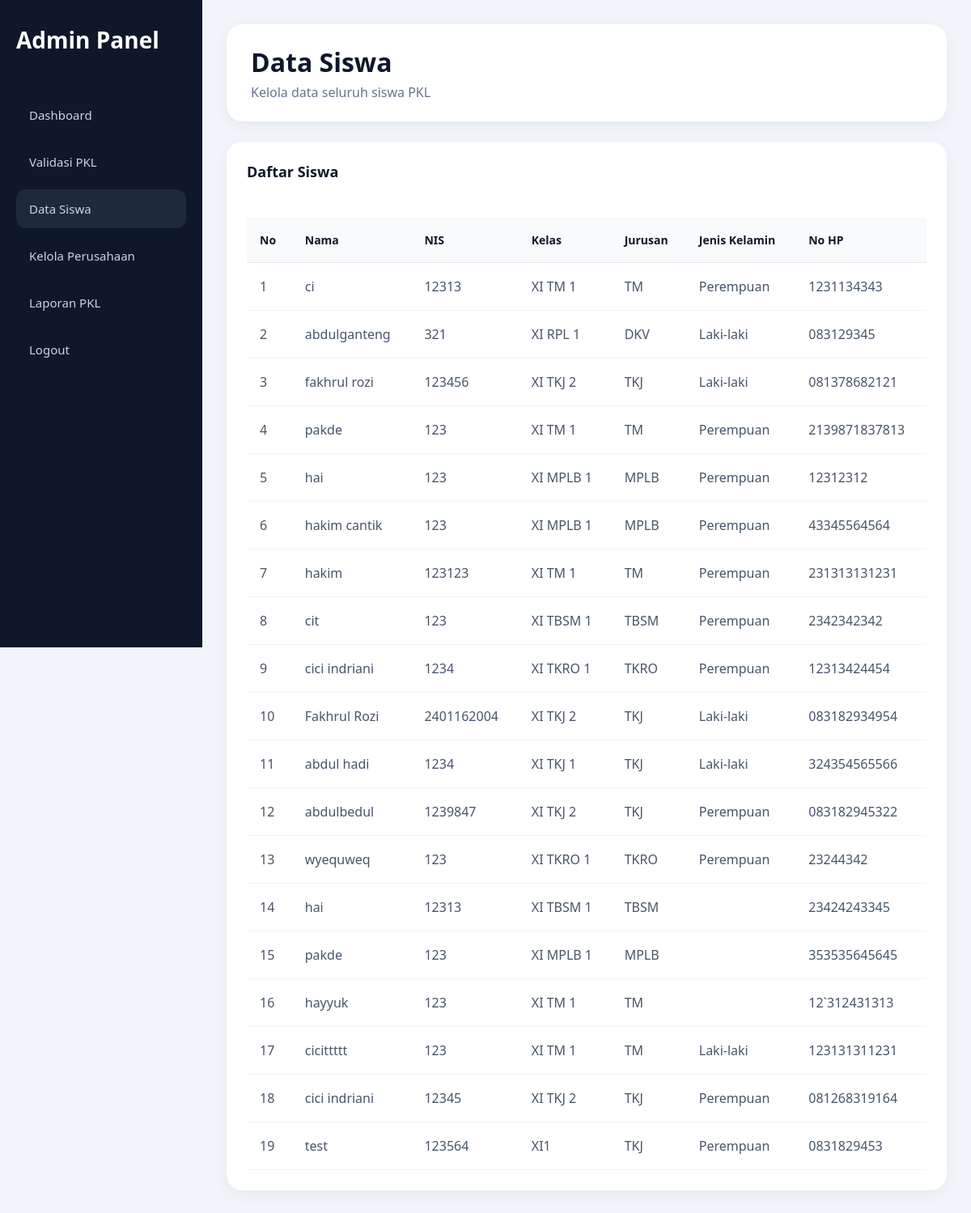
The page /dashboard/data_siswa.php (signed in) on the database its author committed.
### tables this page shows
CREATE TABLE `siswa` (
  `id` int NOT NULL,
  `user_id` int DEFAULT NULL,
  `nis` varchar(50) DEFAULT NULL,
  `kelas` varchar(50) DEFAULT NULL,
  `jurusan` varchar(100) DEFAULT NULL,
  `jenis_kelamin` varchar(20) DEFAULT NULL,
  `no_hp` varchar(20) DEFAULT NULL
);

CREATE TABLE `users` (
  `id` int NOT NULL,
  `name` varchar(100) NOT NULL,
  `email` varchar(100) NOT NULL,
  `password` varchar(255) NOT NULL,
  `role` enum('siswa','admin','kepsek') NOT NULL,
  `created_at` timestamp NULL DEFAULT CURRENT_TIMESTAMP
);

### dashboard/data_siswa.php (the view, shortened to what this page needs)
<?php
include "../config/database.php";
$query = $conn->query("
    SELECT
        siswa.*,
        users.name
    FROM siswa
    JOIN users
    ON siswa.user_id = users.id
    ORDER BY siswa.id DESC
");
?>
<!DOCTYPE html>
<html lang="id">
<head>
    <link rel="stylesheet"
          href="../assets/dashboard.css">
</head>
<body>
<div class="sidebar">
    <div class="logo">
        Admin Panel
    </div>
    <a href="admin.php">
        Dashboard
    </a>
    <a href="validasi_pkl.php">
        Validasi PKL
    </a>
    <a href="data_siswa.php"
       class="active">
        Data Siswa
    </a>
    <a href="kelola_perusahaan.php">
        Kelola Perusahaan
    </a>
    <a href="laporan.php">
        Laporan PKL
    </a>
    <a href="../auth/logout.php">
        Logout
    </a>
</div>
<div class="main">
    <div class="topbar">
        <div>
            <h1>
                Data Siswa
            </h1>
            <p>
                Kelola data seluruh siswa PKL
            </p>
        </div>
    </div>
    <div class="card">
        <div class="card-title">
            Daftar Siswa
        </div>
        <div class="table-container">
            <table class="table-pkl">
                <thead>
                    <tr>
                        <th>No</th>
                        <th>Nama</th>
                        <th>NIS</th>
                        <th>Kelas</th>
                        <th>Jurusan</th>
                        <th>Jenis Kelamin</th>
                        <th>No HP</th>
                    </tr>
                </thead>
                <tbody>
                    <?php
                    $no = 1;
                    while($row = $query->fetch_assoc()) :
                    ?>
                    <tr>
                        <td>
                            <?= $no++; ?>
                        </td>
                        <td>
                            <?= $row['name']; ?>
                        </td>
                        <td>
                            <?= $row['nis']; ?>
                        </td>
                        <td>
                            <?= $row['kelas']; ?>
                        </td>
                        <td>
                            <?= $row['jurusan']; ?>
                        </td>
                        <td>
                            <?= $row['jenis_kelamin']; ?>
                        </td>
                        <td>
                            <?= $row['no_hp']; ?>
                        </td>
                    </tr>
                    <?php endwhile; ?>
                </tbody>
            </table>
        </div>
    </div>
</div>
</body>
</html>

### assets/dashboard.css (style rules this page uses)
* { margin:0; padding:0; box-sizing:border-box; font-family:'Segoe UI',sans-serif; }
body { background:#f1f5f9; }
.sidebar { width:250px; height:100vh; background:#0f172a; position:fixed; left:0; top:0; padding:30px 20px; }
.logo { color:white; font-size:28px; font-weight:bold; margin-bottom:50px; }
.sidebar a { display:block; color:#cbd5e1; text-decoration:none; padding:14px 16px; border-radius:12px; margin-bottom:10px; transition:.3s; font-size:15px; }
.main { margin-left:250px; padding:30px; }
.topbar { background:white; padding:25px 30px; border-radius:20px; display:flex; justify-content:space-between; align-items:center; margin-bottom:25px; box-shadow:0 5px 20px rgba(0,0,0,.05); }
.topbar h1 { color:#0f172a; font-size:32px; }
.topbar p { color:#64748b; margin-top:5px; }
.card { background:white; padding:25px; border-radius:20px; box-shadow:0 5px 20px rgba(0,0,0,.05); }
.card-title { font-size:18px; color:#0f172a; margin-bottom:20px; font-weight:600; }
.sidebar .active { background:#1e293b; }
.table-container { width:100%; overflow-x:auto; }
.table-pkl { width:100%; border-collapse:collapse; margin-top:25px; }
.table-pkl thead { background:#f8fafc; }
.table-pkl th { padding:18px 16px; text-align:left; color:#0f172a; font-size:14px; font-weight:700; border-bottom:1px solid #e2e8f0; }
.table-pkl td { padding:18px 16px; color:#475569; border-bottom:1px solid #f1f5f9; vertical-align:middle; }
.table-pkl tbody tr { transition:.3s; }

### rows shown on the page
siswa: user.name "ci", nis "12313", kelas "XI TM 1", jurusan "TM", jenis_kelamin "Perempuan", no_hp "1231134343"
siswa: user.name "abdulganteng", nis "321", kelas "XI RPL 1", jurusan "DKV", jenis_kelamin "Laki-laki", no_hp "083129345"
siswa: user.name "fakhrul rozi", nis "123456", kelas "XI TKJ 2", jurusan "TKJ", jenis_kelamin "Laki-laki", no_hp "081378682121"
siswa: user.name "pakde", nis "123", kelas "XI TM 1", jurusan "TM", jenis_kelamin "Perempuan", no_hp "2139871837813"
siswa: user.name "hai", nis "123", kelas "XI MPLB 1", jurusan "MPLB", jenis_kelamin "Perempuan", no_hp "12312312"
siswa: user.name "hakim cantik", nis "123", kelas "XI MPLB 1", jurusan "MPLB", jenis_kelamin "Perempuan", no_hp "43345564564"
siswa: user.name "hakim", nis "123123", kelas "XI TM 1", jurusan "TM", jenis_kelamin "Perempuan", no_hp "231313131231"
siswa: user.name "cit", nis "123", kelas "XI TBSM 1", jurusan "TBSM", jenis_kelamin "Perempuan", no_hp "2342342342"
siswa: user.name "cici indriani", nis "1234", kelas "XI TKRO 1", jurusan "TKRO", jenis_kelamin "Perempuan", no_hp "12313424454"
siswa: user.name "Fakhrul Rozi", nis "2401162004", kelas "XI TKJ 2", jurusan "TKJ", jenis_kelamin "Laki-laki", no_hp "083182934954"
siswa: user.name "abdul hadi", nis "1234", kelas "XI TKJ 1", jurusan "TKJ", jenis_kelamin "Laki-laki", no_hp "324354565566"
siswa: user.name "abdulbedul", nis "1239847", kelas "XI TKJ 2", jurusan "TKJ", jenis_kelamin "Perempuan", no_hp "083182945322"
siswa: user.name "wyequweq", nis "123", kelas "XI TKRO 1", jurusan "TKRO", jenis_kelamin "Perempuan", no_hp "23244342"
siswa: user.name "hai", nis "12313", kelas "XI TBSM 1", jurusan "TBSM", no_hp "23424243345"
siswa: user.name "pakde", nis "123", kelas "XI MPLB 1", jurusan "MPLB", no_hp "353535645645"
siswa: user.name "hayyuk", nis "123", kelas "XI TM 1", jurusan "TM", no_hp "12`312431313"
siswa: user.name "cicittttt", nis "123", kelas "XI TM 1", jurusan "TM", jenis_kelamin "Laki-laki", no_hp "123131311231"
siswa: user.name "cici indriani", nis "12345", kelas "XI TKJ 2", jurusan "TKJ", jenis_kelamin "Perempuan", no_hp "081268319164"
siswa: user.name "test", nis "123564", kelas "XI1", jurusan "TKJ", jenis_kelamin "Perempuan", no_hp "0831829453"
